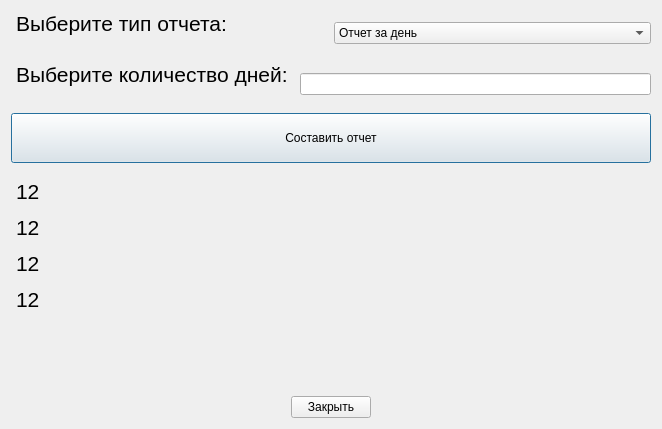
<?xml version="1.0" encoding="UTF-8"?>
<ui version="4.0">
 <class>Report</class>
 <widget class="QDialog" name="Report">
  <property name="geometry">
   <rect>
    <x>0</x>
    <y>0</y>
    <width>662</width>
    <height>429</height>
   </rect>
  </property>
  <property name="windowTitle">
   <string>Dialog</string>
  </property>
  <layout class="QVBoxLayout" name="verticalLayout_2">
   <item>
    <layout class="QHBoxLayout" name="horizontalLayout">
     <item>
      <widget class="QLabel" name="label">
       <property name="font">
        <font>
         <family>Arial</family>
         <pointsize>16</pointsize>
        </font>
       </property>
       <property name="styleSheet">
        <string notr="true">margin-bottom: 20px;
</string>
       </property>
       <property name="text">
        <string>Выберите тип отчета:</string>
       </property>
      </widget>
     </item>
     <item>
      <widget class="QComboBox" name="comboBox">
       <item>
        <property name="text">
         <string>Отчет за день</string>
        </property>
       </item>
       <item>
        <property name="text">
         <string>Отчет за месяц</string>
        </property>
       </item>
       <item>
        <property name="text">
         <string>Отчет за год</string>
        </property>
       </item>
       <item>
        <property name="text">
         <string>Отчет за N дней</string>
        </property>
       </item>
      </widget>
     </item>
    </layout>
   </item>
   <item>
    <layout class="QHBoxLayout" name="horizontalLayout_2">
     <item>
      <widget class="QLabel" name="label_2">
       <property name="font">
        <font>
         <family>Arial</family>
         <pointsize>16</pointsize>
        </font>
       </property>
       <property name="styleSheet">
        <string notr="true">margin-bottom: 20px;
</string>
       </property>
       <property name="text">
        <string>Выберите количество дней:</string>
       </property>
      </widget>
     </item>
     <item>
      <widget class="QLineEdit" name="lineEdit"/>
     </item>
    </layout>
   </item>
   <item>
    <widget class="QPushButton" name="pushButton">
     <property name="sizePolicy">
      <sizepolicy hsizetype="Minimum" vsizetype="Fixed">
       <horstretch>0</horstretch>
       <verstretch>50</verstretch>
      </sizepolicy>
     </property>
     <property name="minimumSize">
      <size>
       <width>640</width>
       <height>50</height>
      </size>
     </property>
     <property name="styleSheet">
      <string notr="true"/>
     </property>
     <property name="text">
      <string>Составить отчет</string>
     </property>
    </widget>
   </item>
   <item>
    <layout class="QVBoxLayout" name="verticalLayout">
     <item>
      <widget class="QLabel" name="label_3">
       <property name="font">
        <font>
         <family>Arial</family>
         <pointsize>16</pointsize>
        </font>
       </property>
       <property name="styleSheet">
        <string notr="true">margin-top: 10px;
</string>
       </property>
       <property name="text">
        <string>12</string>
       </property>
      </widget>
     </item>
     <item>
      <widget class="QLabel" name="label_4">
       <property name="font">
        <font>
         <family>Arial</family>
         <pointsize>16</pointsize>
        </font>
       </property>
       <property name="styleSheet">
        <string notr="true">margin-top: 5px;
</string>
       </property>
       <property name="text">
        <string>12</string>
       </property>
      </widget>
     </item>
     <item>
      <widget class="QLabel" name="label_5">
       <property name="font">
        <font>
         <family>Arial</family>
         <pointsize>16</pointsize>
        </font>
       </property>
       <property name="styleSheet">
        <string notr="true">margin-top: 5px;
</string>
       </property>
       <property name="text">
        <string>12</string>
       </property>
      </widget>
     </item>
     <item>
      <widget class="QLabel" name="label_6">
       <property name="font">
        <font>
         <family>Arial</family>
         <pointsize>16</pointsize>
        </font>
       </property>
       <property name="styleSheet">
        <string notr="true">margin-top: 5px;
</string>
       </property>
       <property name="text">
        <string>12</string>
       </property>
      </widget>
     </item>
    </layout>
   </item>
   <item>
    <spacer name="verticalSpacer">
     <property name="orientation">
      <enum>Qt::Vertical</enum>
     </property>
     <property name="sizeHint" stdset="0">
      <size>
       <width>20</width>
       <height>188</height>
      </size>
     </property>
    </spacer>
   </item>
   <item>
    <layout class="QHBoxLayout" name="horizontalLayout_3">
     <item>
      <spacer name="horizontalSpacer">
       <property name="orientation">
        <enum>Qt::Horizontal</enum>
       </property>
       <property name="sizeHint" stdset="0">
        <size>
         <width>40</width>
         <height>20</height>
        </size>
       </property>
      </spacer>
     </item>
     <item>
      <widget class="QPushButton" name="pushButton_3">
       <property name="text">
        <string>Закрыть</string>
       </property>
      </widget>
     </item>
     <item>
      <spacer name="horizontalSpacer_2">
       <property name="orientation">
        <enum>Qt::Horizontal</enum>
       </property>
       <property name="sizeHint" stdset="0">
        <size>
         <width>40</width>
         <height>20</height>
        </size>
       </property>
      </spacer>
     </item>
    </layout>
   </item>
  </layout>
 </widget>
 <resources/>
 <connections/>
</ui>
